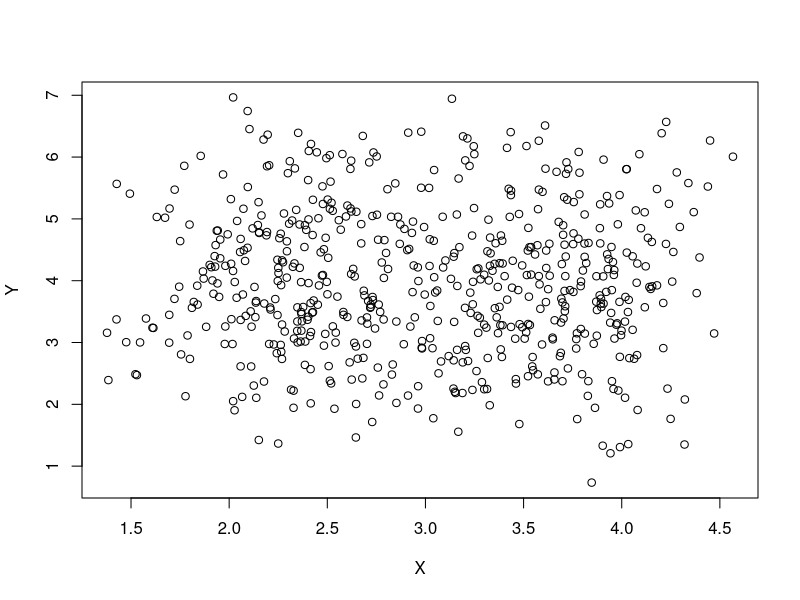
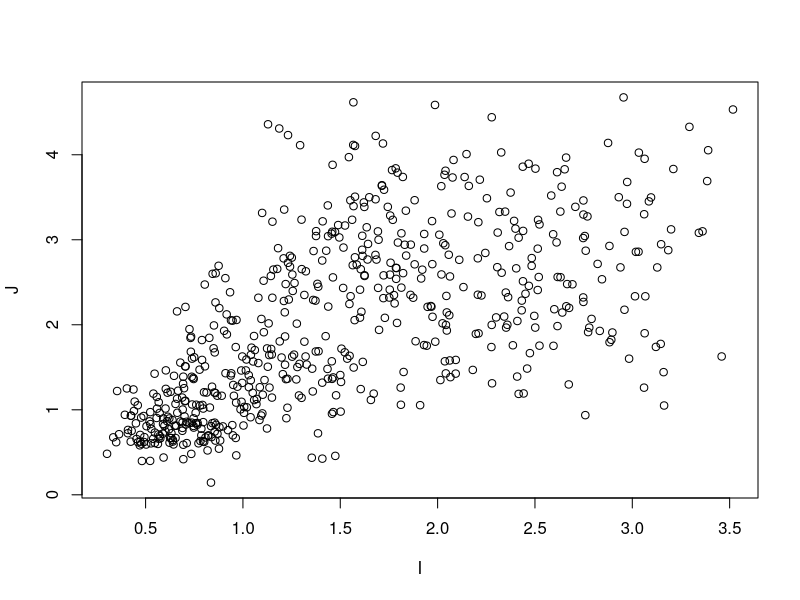
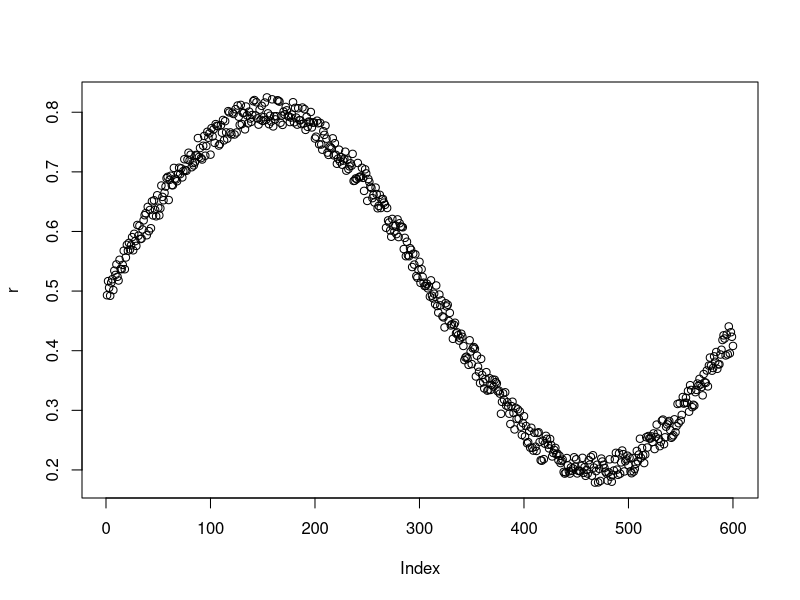
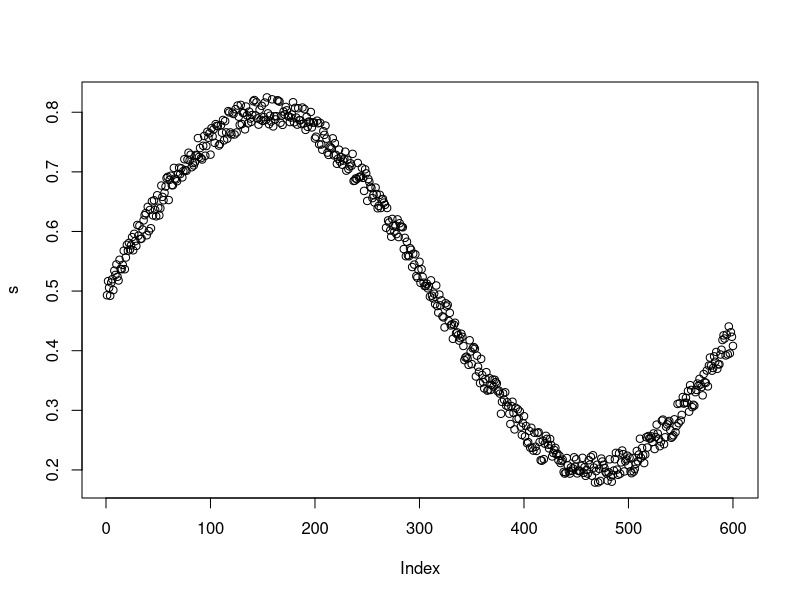
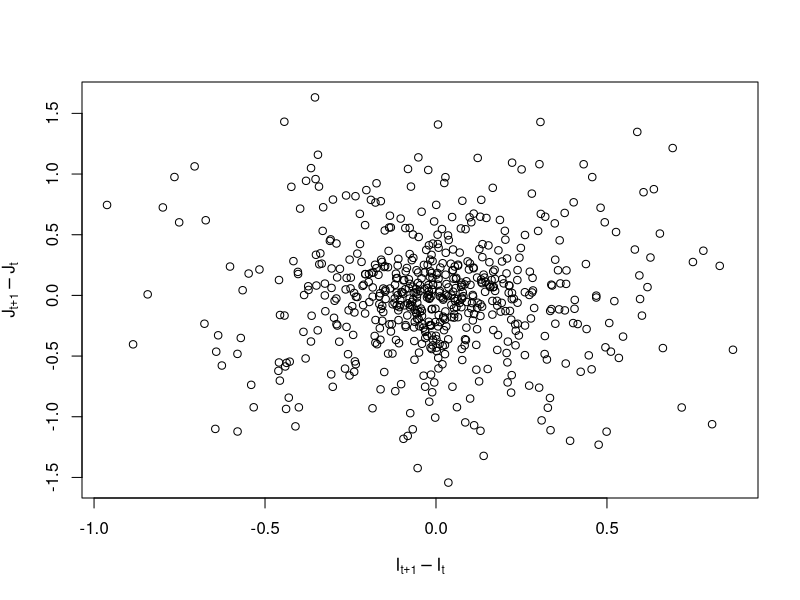

These charts were generated, in order, by the following R code:
gts<-function(n,d,model,C){
  X=c()
  X[1]=runif(1,1,2)
  for (t in 2:n) {
    X[t]=0.5*X[t-1]+runif(1,1,2)
  }
  X=X+sin(c(1:n)/d*2*pi)
  Y=c()
  if(model==1){
    Y[1]=0.15*rnorm(1)+C*X[1]+2
    Y[2]=0.35*Y[1]+0.15*rnorm(1)+C*X[2]+2
    Y[3]=0.35*Y[2]+0.2*Y[1]+0.15*rnorm(1)+C*X[3]+2
    for (i in 4:n) {
      Y[i]=0.35*Y[i-1]+0.2*Y[i-2]+0.15*rnorm(1)+C*X[i]+2
    }
  }
  if(model==2){
    eps=rnorm(n,0,1)
    delta=rnorm(n,0,1)
    Y[1]=0.75*eps[1]+1
    if(Y[1]>0){
      Y[2]=0.35*Y[1]+0.75*eps[2]+0.5*eps[1]+2
    } else {
      Y[2]=-0.45*Y[1]+0.75*eps[2]+0.5*eps[1]+2
    }
    if(Y[2]>0){
      Y[3]=0.35*Y[2]+0.15*Y[1]+0.75*eps[3]+0.5*eps[2]+2
    } else {
      Y[3]=-0.45*Y[2]+0.15*Y[1]+0.75*eps[3]+0.5*eps[2]+2
    }
    for (k in 4:n) {
      if(Y[k-1]>0){
        Y[k]=0.35*Y[k-1]+0.15*Y[k-2]+0.75*eps[k]+0.5*eps[k-1]+C*X[k-3]+2
      } else {
        Y[k]=-0.45*Y[k-1]+0.15*Y[k-2]+0.75*eps[k]+0.5*eps[k-1]+C*X[k-3]+2
      }
    }
  }
  I=c()
  r=c()
  X=X[(2*d+1):n]
  Y=Y[(2*d+1):n]
  m=length(X)
  for (j in 1:m) {
    r[j]=max(min(0.3*sin(j*2*pi/n)+0.5+0.1*runif(1, -0.25, 0.25),1),0.01)
  }
  s=c()
#  for (j in 0:4){
 #   s[c(1:n/5)+j*n/5]=runif(1,0.35,0.65)
  #}
  for (j in 0:4) {
    s[c((1+j*m/5):((j+1)*m/5))]=runif(1,0.2,0.8)
  }
  #r=s
  #for (j in 0:4) {
    #r[c((1+j*m/5):((j+1)*m/5))]=runif(1,0.2,0.8)
  #}
  #r=s
  #s=(r-0.8)^2+(r-0.2)^2
  s=r
  I=r*X
  J=s*Y
  #return(list(X=X[(2*d+1):n],Y=Y[(2*d+1):n],I=I[(2*d+1):n],J=J[(2*d+1):n],r=r[(2*d+1):n],s=s[(2*d+1):n]))
  return(list(X=X,Y=Y,I=I,J=J,r=r,s=s))
}

a=gts(624,12,2,0)
X=a$X
Y=a$Y
I=a$I
J=a$J
r=a$r
s=a$s
n=length(X)
#plot(1:576,X,"l",ylab = "X")
#plot(1:576,Y,"l",ylab = "Y")
plot(X[1:597],Y[4:600],xlab = "X",ylab = "Y")
plot(I[1:597],J[4:600],xlab = "I", ylab = "J")
plot(r)
plot(s)
plot((I[2:n]-I[1:(n-1)])[1:596],(J[2:n]-J[1:(n-1)])[4:599],xlab = expression(I[t+1]-I[t]), ylab = expression(J[t+1]-J[t]))
#plot(X,Y,xlab = "X", ylab = 'Y')
#plot(I,J,xlab = "I", ylab = "J")
cor.test(I,J)
cor.test(X,Y)
cor.test(I[2:n]-I[1:(n-1)],J[2:n]-J[1:(n-1)])
